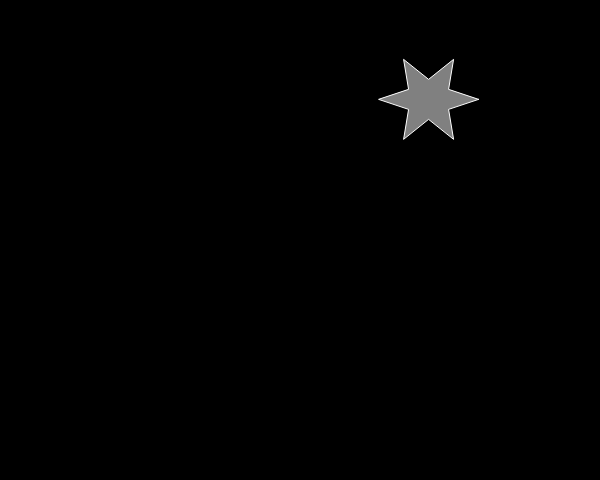
Frame 1 (no input)
Frame 60 (no input): identical to frame 1, image omitted
Frame 120 (the mouse pressed at the canvas centre since frame 60): identical to frame 1, image omitted

The p5.js sketch that drew this single still picture (run headless with seeded random() and noise() and a simulated clock; from frame 60 on, the mouse is pressed at the canvas centre):

// p5.js sketch
// ── sketch.js
// Example code from
// Coding Train "7.4: Reusability with Functions - Processing Tutorial"
// https://youtu.be/b9AYvekwKIg

let x,y;

function setup() {
    createCanvas(600, 480);
    x = random(width);
    y = random(height);
}

function draw() {
    background(0);
    star(x, y);
}

function star(x, y) {
    let r = 50;
    fill(128);
    stroke(255);
    beginShape();
    // upper half
    vertex(x + r, y);
    vertex(x + 2 * r / 5, y - r / 5);
    vertex(x + r / 2, y - 4 * r / 5)
    vertex(x, y - 2 * r / 5);
    vertex(x - r / 2, y - 4 * r / 5);
    vertex(x - 2 * r / 5, y - r / 5);
    vertex(x - r, y);
    // lower half
    vertex(x - 2 * r / 5, y + r / 5);
    vertex(x - r / 2, y + 4 * r / 5);
    vertex(x, y + 2 * r / 5);
    vertex(x + r / 2, y + 4 * r / 5);
    vertex(x + 2 * r / 5, y + r / 5);
    endShape(CLOSE);
}
